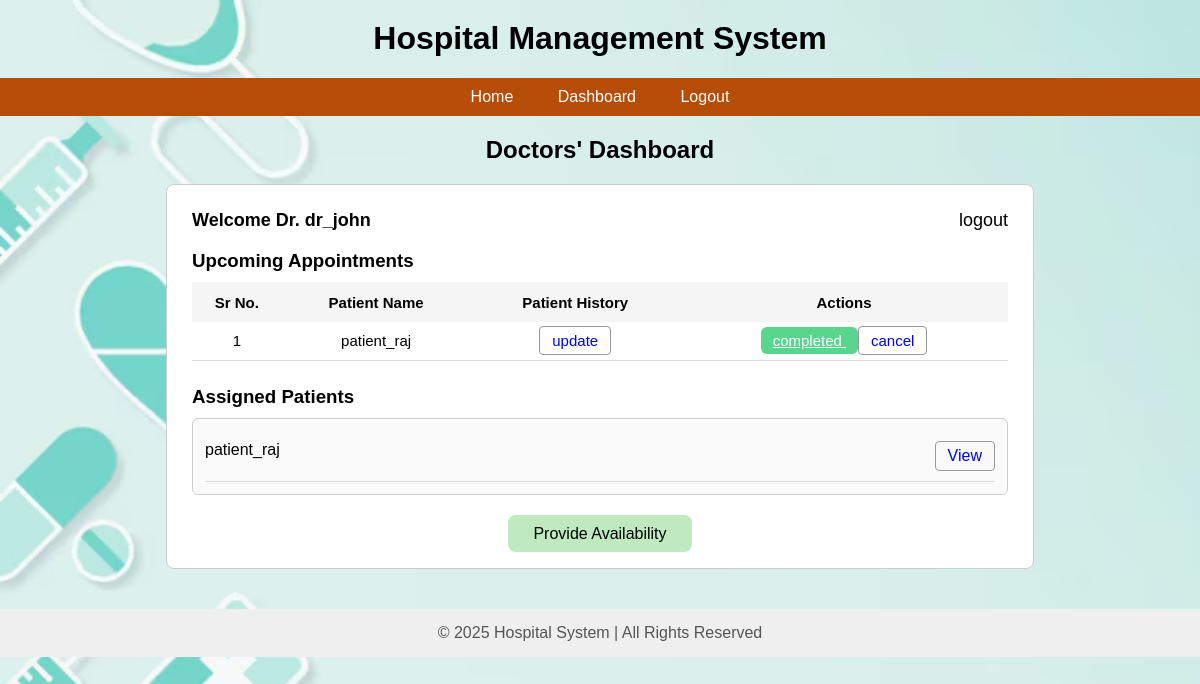
The app's page /doctor_dash (signed in), older data.
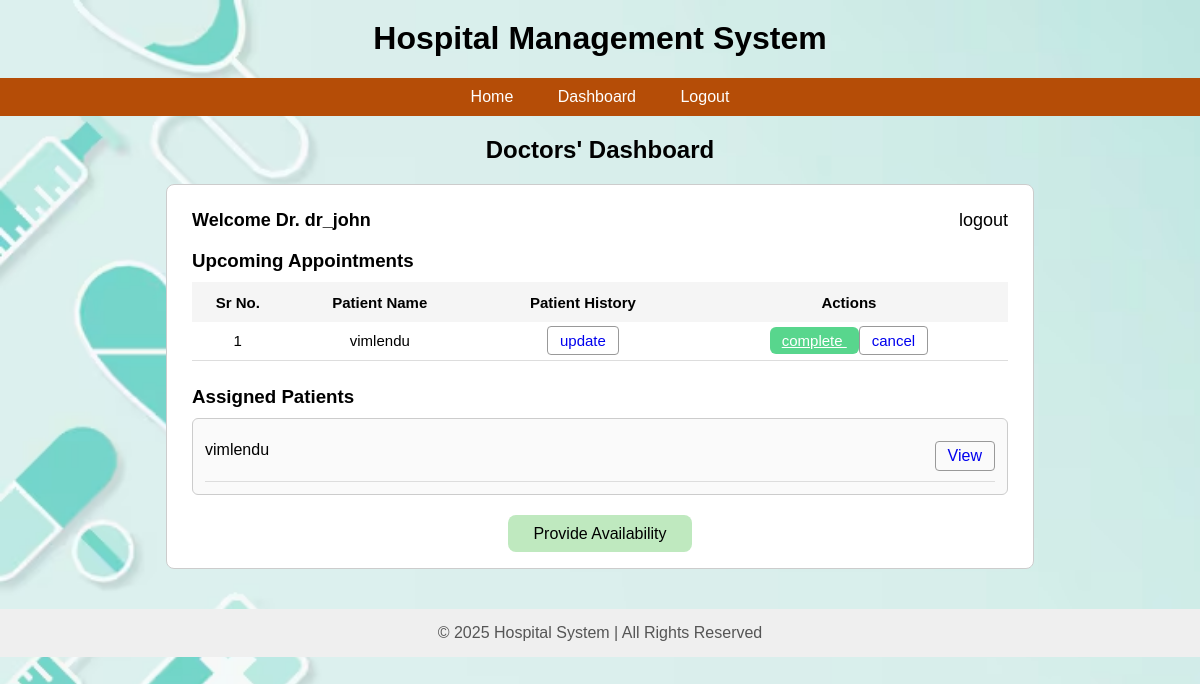
The same page, newer data.
### app.py (models this page shows)
class Appointment(db.Model):
    __tablename__ = 'appointments'
    id = db.Column(db.Integer, primary_key=True)
    date = db.Column(db.String(20))
    time = db.Column(db.String(50))
    patient_id = db.Column(db.Integer, db.ForeignKey('users.id'), nullable=False)
    doctor_id = db.Column(db.Integer, db.ForeignKey('users.id'), nullable=False)
    status = db.Column(db.String(50), default='Booked', nullable=False)
    treatment_id = db.Column(db.Integer, db.ForeignKey('treatments.id'), nullable=True, unique=True)

class User(db.Model):
    __tablename__ = 'users'
    id = db.Column(db.Integer, primary_key=True)
    user_name = db.Column(db.String(80), unique=True, nullable=False)
    email = db.Column(db.String(120), unique=True, nullable=False)
    password = db.Column(db.String(200), nullable=False)
    role = db.Column(db.String(50), nullable=False)
    created_at = db.Column(db.DateTime, default=datetime.utcnow)
    experience = db.Column(db.Integer, nullable=True)
    department_id = db.Column(db.Integer, db.ForeignKey('departments.id'), nullable=True)
    department = db.relationship("Department",back_populates="doctors")

### app.py (the view)
@app.route('/doctor_dash')
def doctor_dash():
    doctor_id = session.get("id")
    appointments = (
        db.session.query(Appointment, User)
        .join(User, Appointment.patient_id == User.id)
        .filter(Appointment.doctor_id == doctor_id)
        .with_entities(
            Appointment.id,
            Appointment.status,
            User.user_name.label("patient_name")
        )
        .all()
    )
    assigned_patients = (
        User.query.join(Appointment, Appointment.patient_id == User.id)
        .filter(Appointment.doctor_id == doctor_id)
        .distinct()
        .all()
    )
    return render_template(
        "doctor_dash.html",
        appointments=appointments,
        patients=assigned_patients
    )

### templates/doctor_dash.html (shortened to what this page needs)
{% extends "root.html" %}
{% block content %}
<h2 style="text-align:center; margin-top:20px; font-weight:600;">
    Doctors' Dashboard
</h2>
<div style="
    width:85%;
    margin:auto;
    padding:25px;
    background:white;
    border:1px solid #ccc;
    border-radius:8px;
">
    <div style="display:flex; justify-content:space-between; font-size:18px; margin-bottom:15px;">
        <b>Welcome Dr. {{ session['name'] }}</b>
        <a href="/logout" style="text-decoration:none; color:black;">logout</a>
    </div>
    <h3 style="margin-bottom:10px; font-weight:600;">Upcoming Appointments</h3>
    <table width="100%" style="border-collapse:collapse; text-align:center; font-size:15px;">
        <tr style="background:#f5f5f5; height:40px;">
            <th>Sr No.</th>
            <th>Patient Name</th>
            <th>Patient History</th>
            <th>Actions</th>
        </tr>
        {% if appointments %}
            {% for appt in appointments %}
            <tr style="border-bottom:1px solid #ddd; height:38px;">
                <td>{{ loop.index }}</td>
                <td>{{ appt.patient_name }}</td>
                <td>
                    <a href="/doctor/update_history/{{ appt.id }}"
                       style="padding:5px 12px; border:1px solid #999; border-radius:4px; text-decoration:none;">
                        update
                    </a>
                </td>
                <td>
                    <a href="{{ url_for('toggle_complete', appointment_id=appt.id) }}"
   style="background:#58d68d; padding:5px 12px; border-radius:6px; color:white;">
   {% if appt.status == 'Completed' %}
       completed
   {% else %}
       complete
   {% endif %}
</a>
                    <a href="{{ url_for('doctor_cancel', appointment_id=appt.id) }}"
                       style="padding:5px 12px; border:1px solid #999; border-radius:4px; text-decoration:none;">
                        cancel
                    </a>
                </td>
            </tr>
            {% endfor %}
        {% else %}
        <tr>
            <td colspan="4" style="padding:10px; color:#666;">No appointments</td>
        </tr>
        {% endif %}
    </table>
    <h3 style="margin-top:25px; margin-bottom:10px; font-weight:600;">Assigned Patients</h3>
    <div style="border:1px solid #ccc; border-radius:6px; padding:12px; background:#fafafa;">
        {% if patients %}
            {% for p in patients %}
                <div style="padding:10px 0; border-bottom:1px solid #ddd; display:flex; justify-content:space-between;">
                    <span>{{ p.user_name }}</span>
                    <a href="{{ url_for('patient_history_admin', patient_id=p.id) }}"
                       style="padding:5px 12px; border:1px solid #999; border-radius:4px; text-decoration:none;">
                       View
                    </a>
                </div>
            {% endfor %}
        {% else %}
            <p style="color:#555; margin:0;">No patients assigned.</p>
        {% endif %}
    </div>
    <div style="text-align:center; margin-top:30px;">
        <a href="{{ url_for('doctor_availability') }}"
   style="padding:10px 25px; background:rgb(191, 233, 191); border-radius:8px;
          text-decoration:none; font-size:16px; color:black;">
    Provide Availability
</a>
    </div>
</div>
{% endblock %}

Row changes from the older to the newer data that the page shows:
removed Appointment: patient_name "patient_raj", status "completed"
no longer on this page (row unchanged): User: user_name "patient_raj"
added Appointment: patient_name "vimlendu", status "complete"
now on this page (row unchanged): User: user_name "vimlendu"
